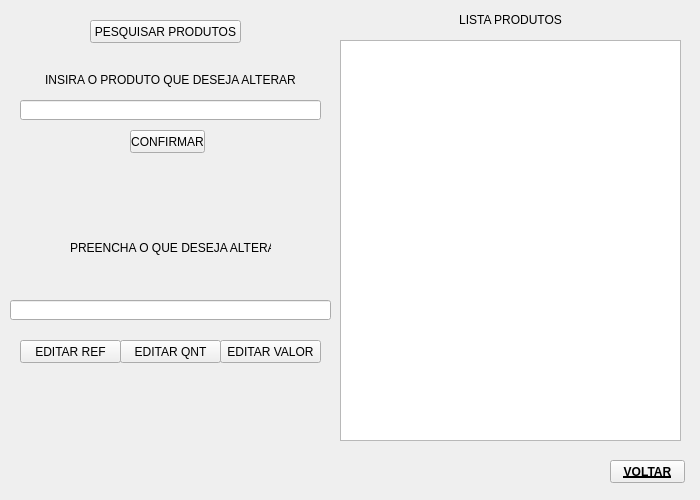
<?xml version="1.0" encoding="UTF-8"?>
<ui version="4.0">
 <class>Form</class>
 <widget class="QWidget" name="Form">
  <property name="geometry">
   <rect>
    <x>0</x>
    <y>0</y>
    <width>700</width>
    <height>500</height>
   </rect>
  </property>
  <property name="windowTitle">
   <string>Editar Produto</string>
  </property>
  <widget class="QPushButton" name="btn_sair_editar_produto">
   <property name="geometry">
    <rect>
     <x>610</x>
     <y>460</y>
     <width>75</width>
     <height>23</height>
    </rect>
   </property>
   <property name="font">
    <font>
     <weight>75</weight>
     <bold>true</bold>
     <underline>true</underline>
    </font>
   </property>
   <property name="text">
    <string>VOLTAR</string>
   </property>
  </widget>
  <widget class="QPushButton" name="btn_editar_valor">
   <property name="geometry">
    <rect>
     <x>220</x>
     <y>340</y>
     <width>101</width>
     <height>23</height>
    </rect>
   </property>
   <property name="text">
    <string>EDITAR VALOR</string>
   </property>
  </widget>
  <widget class="QLabel" name="label">
   <property name="geometry">
    <rect>
     <x>340</x>
     <y>10</y>
     <width>341</width>
     <height>20</height>
    </rect>
   </property>
   <property name="text">
    <string>LISTA PRODUTOS</string>
   </property>
   <property name="alignment">
    <set>Qt::AlignCenter</set>
   </property>
  </widget>
  <widget class="QPushButton" name="btn_editar_referencia">
   <property name="geometry">
    <rect>
     <x>20</x>
     <y>340</y>
     <width>101</width>
     <height>23</height>
    </rect>
   </property>
   <property name="text">
    <string>EDITAR REF</string>
   </property>
  </widget>
  <widget class="QPushButton" name="btn_editar_quantidade">
   <property name="geometry">
    <rect>
     <x>120</x>
     <y>340</y>
     <width>101</width>
     <height>23</height>
    </rect>
   </property>
   <property name="text">
    <string>EDITAR QNT</string>
   </property>
  </widget>
  <widget class="QTextBrowser" name="txt_lista_produtos">
   <property name="geometry">
    <rect>
     <x>340</x>
     <y>40</y>
     <width>341</width>
     <height>401</height>
    </rect>
   </property>
   <property name="html">
    <string>&lt;!DOCTYPE HTML PUBLIC &quot;-//W3C//DTD HTML 4.0//EN&quot; &quot;http://www.w3.org/TR/REC-html40/strict.dtd&quot;&gt;
&lt;html&gt;&lt;head&gt;&lt;meta name=&quot;qrichtext&quot; content=&quot;1&quot; /&gt;&lt;style type=&quot;text/css&quot;&gt;
p, li { white-space: pre-wrap; }
&lt;/style&gt;&lt;/head&gt;&lt;body style=&quot; font-family:'MS Shell Dlg 2'; font-size:8.25pt; font-weight:400; font-style:normal;&quot;&gt;
&lt;p style=&quot;-qt-paragraph-type:empty; margin-top:0px; margin-bottom:0px; margin-left:0px; margin-right:0px; -qt-block-indent:0; text-indent:0px;&quot;&gt;&lt;br /&gt;&lt;/p&gt;&lt;/body&gt;&lt;/html&gt;</string>
   </property>
  </widget>
  <widget class="QPushButton" name="btn_pesquisar_produtos">
   <property name="geometry">
    <rect>
     <x>90</x>
     <y>20</y>
     <width>151</width>
     <height>23</height>
    </rect>
   </property>
   <property name="text">
    <string>PESQUISAR PRODUTOS</string>
   </property>
  </widget>
  <widget class="QLineEdit" name="txt_alteracao">
   <property name="geometry">
    <rect>
     <x>10</x>
     <y>300</y>
     <width>321</width>
     <height>20</height>
    </rect>
   </property>
  </widget>
  <widget class="QLabel" name="label_2">
   <property name="geometry">
    <rect>
     <x>70</x>
     <y>240</y>
     <width>201</width>
     <height>16</height>
    </rect>
   </property>
   <property name="text">
    <string>PREENCHA O QUE DESEJA ALTERAR:</string>
   </property>
  </widget>
  <widget class="QLineEdit" name="txt_produto_procurado">
   <property name="geometry">
    <rect>
     <x>20</x>
     <y>100</y>
     <width>301</width>
     <height>20</height>
    </rect>
   </property>
  </widget>
  <widget class="QLabel" name="label_3">
   <property name="geometry">
    <rect>
     <x>20</x>
     <y>70</y>
     <width>301</width>
     <height>20</height>
    </rect>
   </property>
   <property name="text">
    <string>INSIRA O PRODUTO QUE DESEJA ALTERAR</string>
   </property>
   <property name="alignment">
    <set>Qt::AlignCenter</set>
   </property>
  </widget>
  <widget class="QLabel" name="lbl_encontrou_ou_n_produto">
   <property name="geometry">
    <rect>
     <x>50</x>
     <y>170</y>
     <width>251</width>
     <height>20</height>
    </rect>
   </property>
   <property name="font">
    <font>
     <underline>true</underline>
     <kerning>false</kerning>
    </font>
   </property>
   <property name="text">
    <string/>
   </property>
   <property name="alignment">
    <set>Qt::AlignCenter</set>
   </property>
  </widget>
  <widget class="QLabel" name="lbl_resultado_final_produto">
   <property name="geometry">
    <rect>
     <x>60</x>
     <y>390</y>
     <width>241</width>
     <height>20</height>
    </rect>
   </property>
   <property name="text">
    <string/>
   </property>
   <property name="alignment">
    <set>Qt::AlignCenter</set>
   </property>
  </widget>
  <widget class="QLabel" name="label_4">
   <property name="geometry">
    <rect>
     <x>0</x>
     <y>-8</y>
     <width>701</width>
     <height>511</height>
    </rect>
   </property>
   <property name="text">
    <string/>
   </property>
   <property name="pixmap">
    <pixmap>cadcli2 - Cópia.png</pixmap>
   </property>
  </widget>
  <widget class="QPushButton" name="btn_confirmar_editar_pro">
   <property name="geometry">
    <rect>
     <x>130</x>
     <y>130</y>
     <width>75</width>
     <height>23</height>
    </rect>
   </property>
   <property name="text">
    <string>CONFIRMAR</string>
   </property>
  </widget>
  <widget class="QLabel" name="label_5">
   <property name="geometry">
    <rect>
     <x>0</x>
     <y>-5</y>
     <width>701</width>
     <height>511</height>
    </rect>
   </property>
   <property name="text">
    <string/>
   </property>
   <property name="pixmap">
    <pixmap>cadcli2.png</pixmap>
   </property>
  </widget>
  <widget class="QLabel" name="label_6">
   <property name="geometry">
    <rect>
     <x>342</x>
     <y>441</y>
     <width>341</width>
     <height>20</height>
    </rect>
   </property>
   <property name="text">
    <string/>
   </property>
   <property name="pixmap">
    <pixmap>fff2.png</pixmap>
   </property>
  </widget>
  <zorder>label_5</zorder>
  <zorder>label_4</zorder>
  <zorder>btn_sair_editar_produto</zorder>
  <zorder>btn_editar_valor</zorder>
  <zorder>label</zorder>
  <zorder>btn_editar_referencia</zorder>
  <zorder>btn_editar_quantidade</zorder>
  <zorder>txt_lista_produtos</zorder>
  <zorder>btn_pesquisar_produtos</zorder>
  <zorder>txt_alteracao</zorder>
  <zorder>label_2</zorder>
  <zorder>txt_produto_procurado</zorder>
  <zorder>label_3</zorder>
  <zorder>lbl_encontrou_ou_n_produto</zorder>
  <zorder>lbl_resultado_final_produto</zorder>
  <zorder>btn_confirmar_editar_pro</zorder>
  <zorder>label_6</zorder>
 </widget>
 <resources/>
 <connections/>
</ui>
